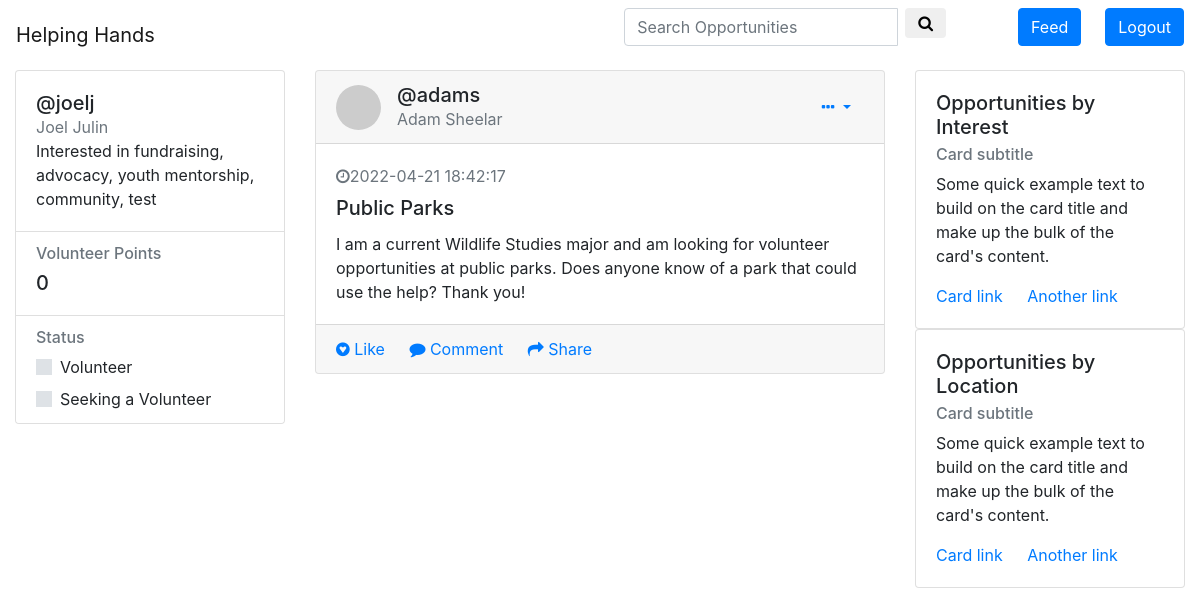
The page /results (signed in) on the database its author committed.
### website/models.py (models this page shows)
class User(db.Model, UserMixin):
    id = db.Column(db.Integer, primary_key=True)
    email = db.Column(db.String(150), unique=True)
    username = db.Column(db.String(150), unique=True)
    password = db.Column(db.String(150))
    first_name = db.Column(db.String(150))
    last_name = db.Column(db.String(150))
    zip_code = db.Column(db.String(150))
    search_post = db.Column(db.String(150))
    notes = db.relationship('Note')
    interest_1 = db.Column(db.String(150))
    interest_2 = db.Column(db.String(150))
    interest_3 = db.Column(db.String(150))
    interest_4 = db.Column(db.String(150))
    interest_5 = db.Column(db.String(150))
    points = db.Column(db.String(150))
    status = db.Column(db.String(150))

class Note(db.Model):
    id = db.Column(db.Integer, primary_key=True)
    title = db.Column(db.String(100))
    data = db.Column(db.String(10000))
    date = db.Column(db.DateTime(timezone=True), default=func.now())
    user_id = db.Column(db.Integer, db.ForeignKey('user.id'))

### website/views.py (the view)
@views.route('/results', methods=['GET'])
def results():
    search_results_title = Note.query.filter(Note.title.contains(current_user.search_post)).all()
    search_results_text = Note.query.filter(Note.data.contains(current_user.search_post)).all()
    search_results = search_results_title + search_results_text
    return render_template('results.html', user=current_user, search_results=search_results)

### website/__init__.py (called while the page is built)
def create_app():
    app = Flask(__name__)
    app.config['SECRET_KEY'] = 'hjshjhdjah kjshkjdhjs'
    app.config['SQLALCHEMY_DATABASE_URI'] = f'sqlite:///{DB_NAME}'
    db.init_app(app)
    from .views import views
    from .auth import auth
    app.register_blueprint(views, url_prefix='/')
    app.register_blueprint(auth, url_prefix='/')
    from .models import User, Note
    create_database(app)
    login_manager = LoginManager()
    login_manager.login_view = 'auth.login'
    login_manager.init_app(app)
    @login_manager.user_loader
    def load_user(id):
        return User.query.get(int(id))
    return app

### website/templates/results.html (shortened to what this page needs)
<link href="//maxcdn.bootstrapcdn.com/bootstrap/4.1.1/css/bootstrap.min.css" rel="stylesheet" id="bootstrap-css">
<link href="https://stackpath.bootstrapcdn.com/font-awesome/4.7.0/css/font-awesome.min.css" rel="stylesheet"
>
<nav class="navbar navbar-light bg-white">
        <a href="/" class="navbar-brand">Helping Hands</a>
        <form class="form-inline">
            <div class="input-group">
                <input type="text" class="form-control" aria-label="Recipient's username" aria-describedby="button-addon2" placeholder="Search Opportunities">
                <div class="input-group-append">
                    <div class="mr-xl-4 ml-2">
                        <button class="btn btn-outline-primary, md-5" type="button" id="button-addon2">
                        <i class="fa fa-search" ></i>
                        </button>
                    </div>
                </div>
            </div>
            <div class="ml-xl-5 md-5 mr-4">
                <a class="btn btn-primary" href="/home">Feed</a>
            </div>
                <a class="btn btn-primary" href="/logout">Logout</a>
            </form>
    </nav>
    <div class="container-fluid gedf-wrapper">
        <div class="row">
            <div class="col-md-3">
                <div class="card">
                    <div class="card-body">
                        <a href=/profile class="h5">@{{ user.username }}</a>
                        <div class="h7 text-muted">{{ user.first_name }} {{ user.last_name }}</div>
                        <div class="h7">Interested in {{ user.interest_1 }}, {{ user.interest_2 }}, {{ user.interest_3 }}, {{ user.interest_4 }}, {{ user.interest_5 }}
                        </div>
                    </div>
                    <ul class="list-group list-group-flush">
                        <li class="list-group-item">
                            <div class="h6 text-muted">Volunteer Points</div>
                            <div class="h5">{{ user.points }}</div>
                        </li>
                        <li class="list-group-item">
                            <div class="h6 text-muted">Status</div>
                            <div class="custom-control custom-switch">
                              <label class="custom-control-label" for="customSwitch1">Volunteer</label>
                            </div>
                            <div class="custom-control custom-switch">
                              <label class="custom-control-label" for="customSwitch2">Seeking a Volunteer</label>
                            </div>
                        </li>
                    </ul>
                </div>
            </div>
            <div class="col-md-6 gedf-main">
                {% for user in user.query.all() %}
                  {% for note in user.notes[::-1] %}
                    {% for result in search_results %}
                    {% if result == note %}
                  <div class="card gedf-card">
                      <div class="card-header">
                          <div class="d-flex justify-content-between align-items-center">
                              <div class="d-flex justify-content-between align-items-center">
                                  <div class="mr-2">
                                      <img class="rounded-circle" width="45" src="https://picsum.photos/50/50" alt="">
                                  </div>
                                  <div class="ml-2">
                                      <a href=/profile/{{ user.username}} class="h5 m-0">@{{ user.username }}</a>
                                      <div class="h7 text-muted">{{ user.first_name }} {{ user.last_name }} </div>
                                  </div>
                              </div>
                              <div>
                                  <div class="dropdown">
                                      <button class="btn btn-link dropdown-toggle" type="button" id="gedf-drop1" data-toggle="dropdown" aria-haspopup="true" aria-expanded="false">
                                          <i class="fa fa-ellipsis-h"></i>
                                      </button>
                                  </div>
                              </div>
                          </div>
                      </div>
                      <div class="card-body">
                          <div class="text-muted h7 mb-2"> <i class="fa fa-clock-o"></i>{{ note.date }}</div>
                          <a class="card-title">
                              <h5 class="card-title"> {{note.title}}</h5>
                          </a>
                          <p class="card-text">
                            {{ note.data }}
                          </p>
                      </div>
                      <div class="card-footer">
                          <a href="#" class="card-link"><i class="fa fa-gittip"></i> Like</a>
                          <a href="#" class="card-link"><i class="fa fa-comment"></i> Comment</a>
                          <a href="#" class="card-link"><i class="fa fa-mail-forward"></i> Share</a>
                      </div>
                  </div>
                  {% endif %}
                  {% endfor %}
                  {% endfor %}
                  {% endfor %}
            </div>
            <div class="col-md-3">
                <div class="card gedf-card">
                    <div class="card-body">
                        <h5 class="card-title">Opportunities by Interest</h5>
                        <h6 class="card-subtitle mb-2 text-muted">Card subtitle</h6>
                        <p class="card-text">Some quick example text to build on the card title and make up the bulk of the
                            card's content.</p>
                        <a href="#" class="card-link">Card link</a>
                        <a href="#" class="card-link">Another link</a>
                    </div>
                </div>
                <div class="card gedf-card">
                        <div class="card-body">
                            <h5 class="card-title">Opportunities by Location</h5>
                            <h6 class="card-subtitle mb-2 text-muted">Card subtitle</h6>
                            <p class="card-text">Some quick example text to build on the card title and make up the bulk of the
                                card's content.</p>
                            <a href="#" class="card-link">Card link</a>
                            <a href="#" class="card-link">Another link</a>
                        </div>
                    </div>
            </div>
        </div>
    </div>

### rows shown on the page
User: username "joelj", first_name "Joel", last_name "Julin", interest_1 "fundraising", interest_2 "advocacy", interest_3 "youth mentorship", interest_4 "community", interest_5 "test", points "0"
User: username "adams", first_name "Adam", last_name "Sheelar"
Note: date "2022-04-21 18:42:17", title "Public Parks", data "I am a current Wildlife Studies major and am looking for volunteer opportunities at public parks. Does anyone know of a park that could use the help? Thank you!"
